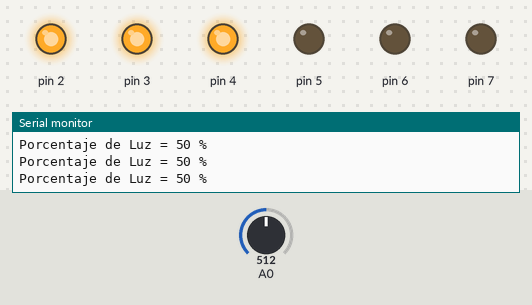
Simulated run of this sketch. Board: Arduino Uno, built with avr-gcc and run on an emulated ATmega328P. On the bench: output pins drawn as LEDs (lit = HIGH), the last lines printed to the serial monitor. The test bench sets the inputs (shaded band); at power-on: A0 = 512.

Above: at 1.2 s.
1.3 s: A0 set to 614
2.8 s: A0 set to 634
At 4.0 s:
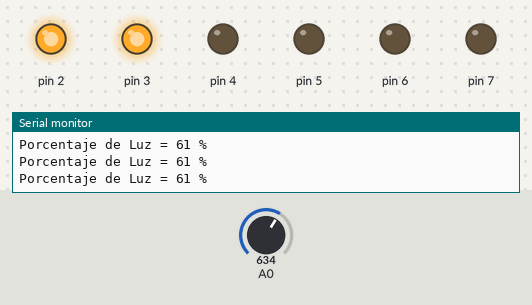
4.3 s: A0 set to 813
5.8 s: A0 set to 842
At 6.9 s:
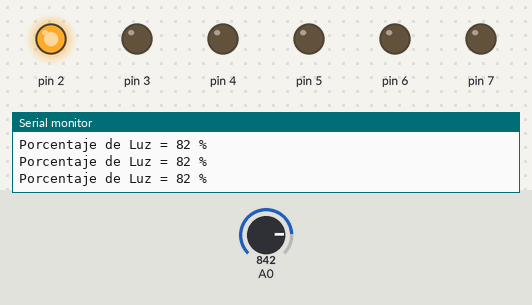
7.3 s: A0 set to 916
8.8 s: A0 set to 946
At 9.7 s:
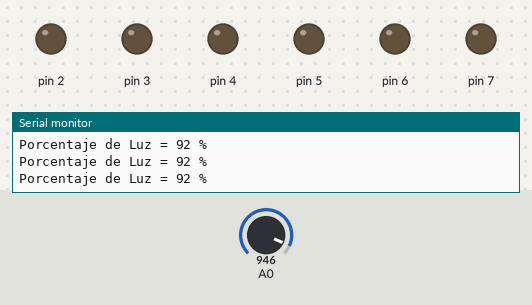
Timing chart, 0 to 11.3 s (numbered marks = the images above; inputs shaded):
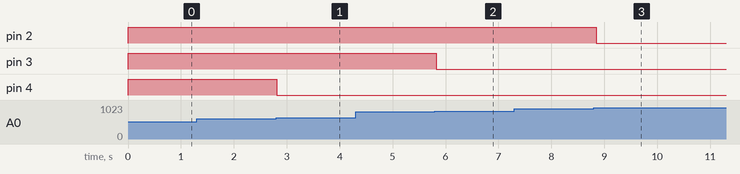

The sketch:

practica_06.ino
```cpp
int luz;

void setup() {
  Serial.begin(9600);

  pinMode(2, OUTPUT);
  pinMode(3, OUTPUT);
  pinMode(4, OUTPUT);
  pinMode(5, OUTPUT);
  pinMode(6, OUTPUT);
  pinMode(7, OUTPUT);
}

void loop() {
luz = analogRead(0);

luz = map(luz, 0, 1023, 0, 100);

  if (luz <= 20) {
    digitalWrite(2, 1);
    digitalWrite(3, 1);
    digitalWrite(4, 1);
    digitalWrite(5, 1);
    digitalWrite(6, 1);
    digitalWrite(7, 1);
  }

  if ((luz > 20) && (luz <= 30)) {
    digitalWrite(2, 1);
    digitalWrite(3, 1);
    digitalWrite(4, 1);
    digitalWrite(5, 1);
    digitalWrite(6, 0);
    digitalWrite(7, 0);
  }

  if ((luz > 40) && (luz <= 60)) {
    digitalWrite(2, 1);
    digitalWrite(3, 1);
    digitalWrite(4, 1);
    digitalWrite(5, 0);
    digitalWrite(6, 0);
    digitalWrite(7, 0);
  }

  if ((luz > 60) && (luz <= 80)) {
    digitalWrite(2, 1);
    digitalWrite(3, 1);
    digitalWrite(4, 0);
    digitalWrite(5, 0);
    digitalWrite(6, 0);
    digitalWrite(7, 0);
  }

  if ((luz > 80) && (luz <= 90)) {
    digitalWrite(2, 1);
    digitalWrite(3, 0);
    digitalWrite(4, 0);
    digitalWrite(5, 0);
    digitalWrite(6, 0);
    digitalWrite(7, 0);
  }

  if ((luz > 90) && (luz <= 100)) {
    digitalWrite(2, 0);
    digitalWrite(3, 0);
    digitalWrite(4, 0);
    digitalWrite(5, 0);
    digitalWrite(6, 0);
    digitalWrite(7, 0);
  }

  Serial.print("Porcentaje de Luz = ");
  Serial.print(luz);
  Serial.println(" %");

  delay(100);
}
```

Measured:
- the behaviour switches between 624 and 625 on A0 (found by bisection; images 0 and 1)
- the behaviour switches between 828 and 829 on A0 (found by bisection; images 1 and 2)
- the behaviour switches between 930 and 931 on A0 (found by bisection; images 2 and 3)
- after the input at 2.8 s, pin 4: HIGH → LOW at once
- after the input at 5.8 s, pin 3: HIGH → LOW at once
- after the input at 8.8 s, pin 2: HIGH → LOW at once
